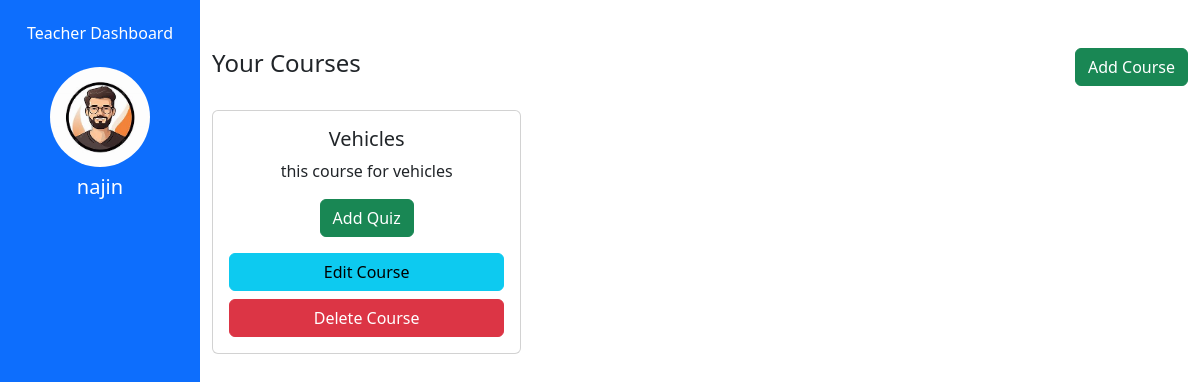
/teacher_home (signed in), run on an earlier commit of the app's database.
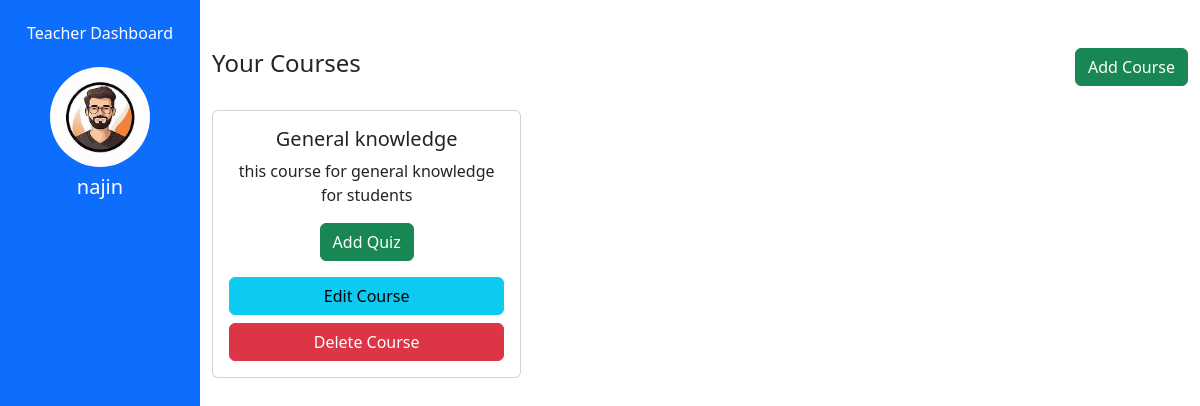
And on a later commit of the database.
### AuthApp/models.py (models this page shows, shortened)
class CustomUser(AbstractUser):
    role = models.CharField(max_length=100, blank=True, null=True)
    username = models.CharField(max_length=100, blank=True, null=True,unique=False)
    email =  models.EmailField(max_length=100, blank=True, null=True,unique=True)
    USERNAME_FIELD = 'email'
    REQUIRED_FIELDS = []

### TeacherApp/models.py (models this page shows)
class Courses(models.Model):
    teacher = models.ForeignKey(CustomUser,related_name="teacher", on_delete=models.CASCADE)
    name = models.CharField(max_length=50)
    code = models.CharField(max_length=50,null=True)
    description  = models.TextField(null=True)
    quiz_added  = models.BooleanField(default=False)

### AuthApp/decorator.py (the view)
        def wrapper(request):
            if key not in request.session:
                return redirect("login")
            return view_func(request)

### AuthApp/decorator.py (called while the page is built)
def check_session_key(key):
    def decorator(view_func):
        def wrapper(request):
            if key not in request.session:
                return redirect("login")
            return view_func(request)
        return wrapper
    return decorator

def check_teacher_session(view_func):
        def wrapper(request):
            if request.session["role"] == "teacher":
                return view_func(request)
            else:
                return redirect("not_found")
        return wrapper

### TeacherApp/views.py (called while the page is built)
@check_session_key('email')
@check_teacher_session
@never_cache
def TeacherHome(request):
    email = request.session["email"]
    current_user = CustomUser.objects.get(email = email)
    courses_queryset = Courses.objects.filter(teacher = current_user)
    context = {
        "courses_queryset":courses_queryset,
        'username':current_user.username
    }
    return render(request,"TeacherHome.html",context)

### TeacherApp/templates/TeacherHome.html (shortened to what this page needs)
{% load static %}
<!DOCTYPE html>
<html lang="en">
<head>
    <link
      href="https://cdn.jsdelivr.net/npm/bootstrap@5.3.0-alpha1/dist/css/bootstrap.min.css"
      rel="stylesheet"
    />
</head>
<body class="">
  <div class="container-fluid">
    <div class="row">
        <div class="col-md-2 bg-primary text-white p-4 h-100vh bg-custom-background">
            <h6 class="text-center mb-4">Teacher Dashboard</h6>
            <div class="text-center mb-4">
                <img src="{% static "images/profile.jpeg" %}" alt="" class="img-fluid rounded-circle mb-2" width="100" height="100">
                <h5>{{ username }}</h5>
            </div>
        </div>
        <div class="col-md-10 mt-5">
            <div class="d-flex justify-content-between align-items-center mb-4">
                <h4>Your Courses</h4>
                <button class="btn btn-success" data-bs-toggle="modal" data-bs-target="#addcourse">Add Course</button>
            </div>
            <div class="row">
                {% for course in courses_queryset %}
                <div class="col-md-6 col-lg-4 mb-4">
                    <div class="card h-100 ">
                        <div class="card-body text-center">
                            <h5 class="card-title">{{ course.name }}</h5>
                            <p class="card-text">{{ course.description }}</p>
                            {% if course.quiz_added %}
                            <div class="d-grid gap-2 mb-3">
                                <a href="{% url "show_quiz" course.id %}" class="btn btn-secondary">Show Quiz</a>
                                <a href="{% url "delete_quiz" course.id %}" class="btn btn-danger">Delete Quiz</a>
                            </div>
                            {% else %}
                            <a href="{% url "add_quiz" course.code course.id %}" class="btn btn-success mb-3">Add Quiz</a>
                            {% endif %}
                            <div class="d-grid gap-2">
                                <a href="#editcourse-{{ forloop.counter }}" class="btn btn-info" data-bs-toggle="modal">Edit Course</a>
                                <a href="#delete-{{ forloop.counter }}" class="btn btn-danger" data-bs-toggle="modal">Delete Course</a>
                            </div>
                        </div>
                    </div>
                </div>
                {% endfor %}
            </div>
        </div>
    </div>
</div>
</body>
</html>

### TeacherApp/templates/TeacherHome.html (style rules this page uses)
.bg-custom-background { min-height: 100vh; }

What changed in the data, as far as the page shows it:
removed Courses: name "Vehicles", description "this course for vehicles", quiz_added "Add Quiz"
added Courses: name "General knowledge", description "this course for general knowledge for students", quiz_added "Add Quiz"
